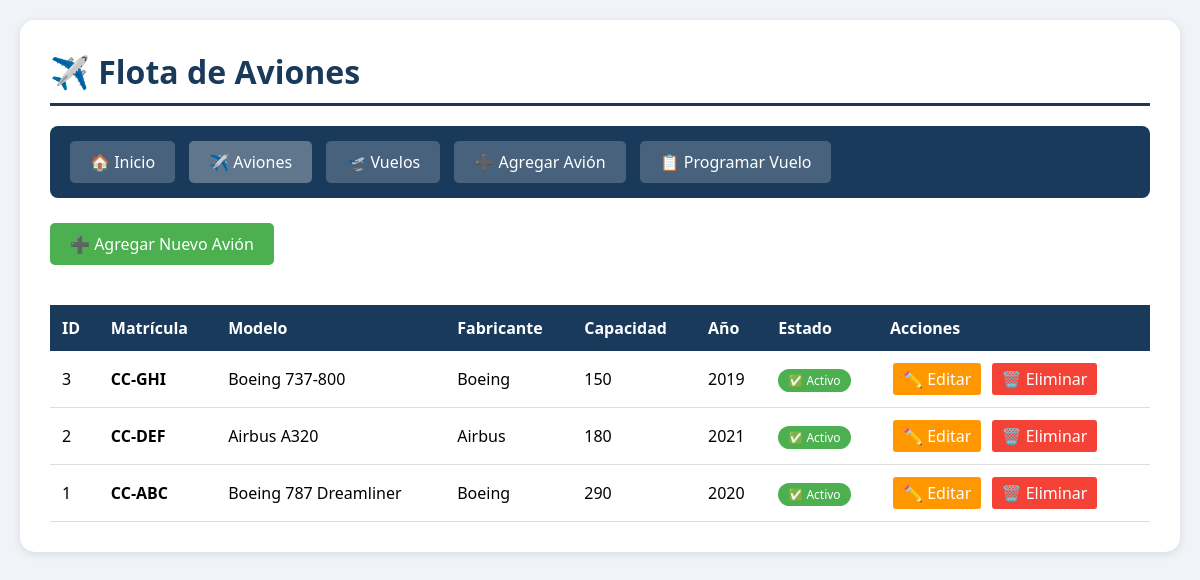
The page /aviones_list.php on the database as committed earlier.
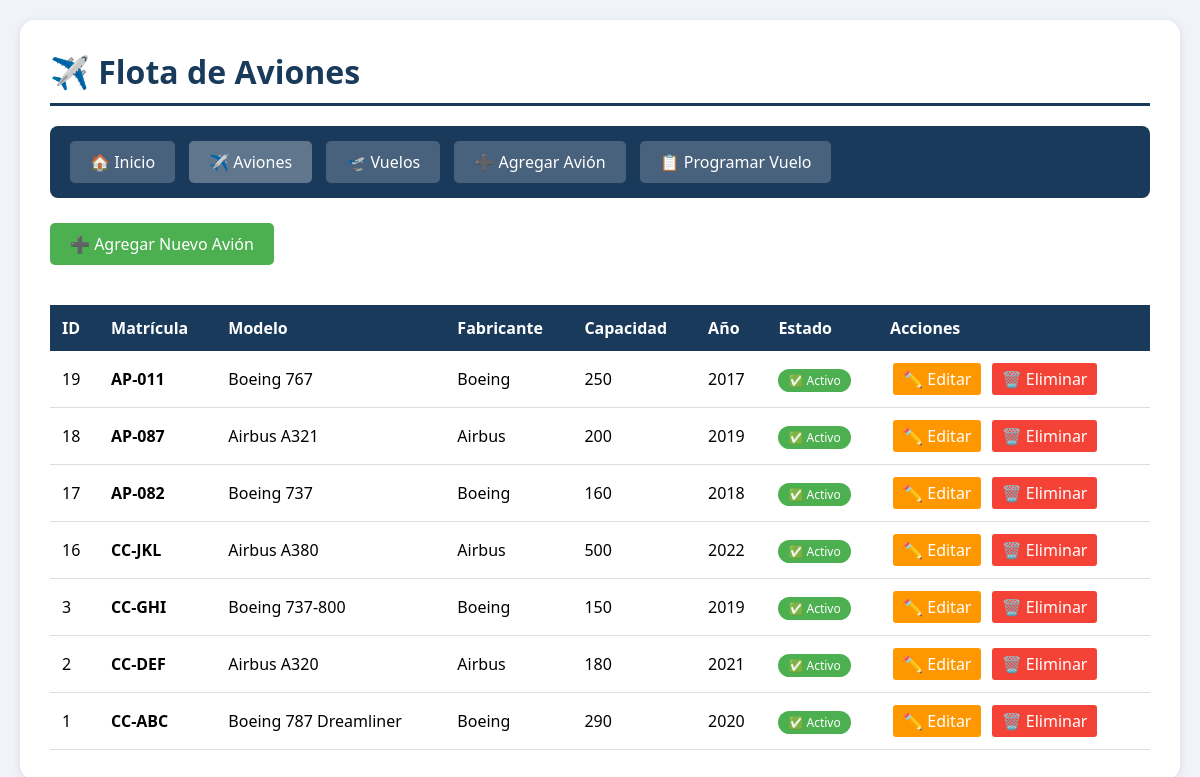
The same page on the database as committed later.
### tables this page shows
CREATE TABLE aviones (
    id INTEGER PRIMARY KEY AUTOINCREMENT,
    matricula TEXT UNIQUE NOT NULL,
    modelo TEXT NOT NULL,
    fabricante TEXT NOT NULL,
    capacidad INTEGER NOT NULL,
    año_fabricacion INTEGER,
    estado TEXT DEFAULT 'Activo',
    fecha_registro TIMESTAMP DEFAULT CURRENT_TIMESTAMP
);

### includes/db.php (called while the page is built, shortened)
<?php
class Database {
    private static $instance = null;
    private $db;
    private function __construct() {
        $this->dbPath = __DIR__ . '/../database.db';
        try {
            $this->db = new PDO('sqlite:' . $this->dbPath);
            $this->db->setAttribute(PDO::ATTR_ERRMODE, PDO::ERRMODE_EXCEPTION);
            $this->db->setAttribute(PDO::ATTR_DEFAULT_FETCH_MODE, PDO::FETCH_ASSOC);
        } catch (PDOException $e) {
            die("❌ Error de conexión: " . $e->getMessage());
        }
    }
    public static function getInstance() {
        if (self::$instance == null) {
            self::$instance = new Database();
        }
        return self::$instance;
    }
    public function getConnection() {
        return $this->db;
    }
}
?>

### includes/crud.php (called while the page is built, shortened)
<?php
require_once __DIR__ . '/db.php';
class CRUD {
    private $db;
    public function __construct() {
        $this->db = Database::getInstance()->getConnection();
    }
    public function readAllAviones() {
        try {
            $sql = "SELECT * FROM aviones ORDER BY id DESC";
            $stmt = $this->db->query($sql);
            return $stmt->fetchAll();
        } catch (PDOException $e) {
            return [];
        }
    }
}
?>

### aviones_list.php (the view, shortened to what this page needs)
<?php
require_once 'includes/crud.php';
$crud = new CRUD();
$aviones = $crud->readAllAviones();
?>
<!DOCTYPE html>
<html lang="es">
<head>
</head>
<body>
    <div class="container">
        <h1>✈️ Flota de Aviones</h1>
        <div class="navbar">
            <a href="index.php">🏠 Inicio</a>
            <a href="aviones_list.php" style="background:rgba(255,255,255,0.3);">✈️ Aviones</a>
            <a href="vuelos_list.php">🛫 Vuelos</a>
            <a href="aviones_create.php">➕ Agregar Avión</a>
            <a href="vuelos_create.php">📋 Programar Vuelo</a>
        </div>
        <a href="aviones_create.php" class="btn-agregar">➕ Agregar Nuevo Avión</a>
        <table>
            <thead>
                <tr>
                    <th>ID</th>
                    <th>Matrícula</th>
                    <th>Modelo</th>
                    <th>Fabricante</th>
                    <th>Capacidad</th>
                    <th>Año</th>
                    <th>Estado</th>
                    <th>Acciones</th>
                </tr>
            </thead>
            <tbody>
                <?php if (count($aviones) > 0): ?>
                    <?php foreach ($aviones as $avion): ?>
                        <tr>
                            <td><?= $avion['id'] ?></td>
                            <td><strong><?= htmlspecialchars($avion['matricula']) ?></strong></td>
                            <td><?= htmlspecialchars($avion['modelo']) ?></td>
                            <td><?= htmlspecialchars($avion['fabricante']) ?></td>
                            <td><?= $avion['capacidad'] ?></td>
                            <td><?= $avion['año_fabricacion'] ?></td>
                            <td>
                                <?php if ($avion['estado'] == 'Activo'): ?>
                                    <span class="status-activo">✅ Activo</span>
                                <?php elseif ($avion['estado'] == 'Mantenimiento'): ?>
                                    <span class="status-mantenimiento">🔧 Mantenimiento</span>
                                <?php else: ?>
                                    <span class="status-retirado">❌ Retirado</span>
                                <?php endif; ?>
                            </td>
                            <td class="acciones">
                                <a href="aviones_update.php?id=<?= $avion['id'] ?>" class="btn-editar">✏️ Editar</a>
                                <a href="aviones_delete.php?id=<?= $avion['id'] ?>" class="btn-eliminar" onclick="return confirm('¿Estás seguro de eliminar este avión?')">🗑️ Eliminar</a>
                            </td>
                        </tr>
                    <?php endforeach; ?>
                <?php endif; ?>
            </tbody>
        </table>
    </div>
</body>
</html>

Rows that differ between the two databases and show on the page:
added aviones: id "19", matricula "AP-011", modelo "Boeing 767", fabricante "Boeing", capacidad "250", año_fabricacion "2017", estado "✅ Activo"
added aviones: id "18", matricula "AP-087", modelo "Airbus A321", fabricante "Airbus", capacidad "200", año_fabricacion "2019", estado "✅ Activo"
added aviones: id "17", matricula "AP-082", modelo "Boeing 737", fabricante "Boeing", capacidad "160", año_fabricacion "2018", estado "✅ Activo"
added aviones: id "16", matricula "CC-JKL", modelo "Airbus A380", fabricante "Airbus", capacidad "500", año_fabricacion "2022", estado "✅ Activo"
